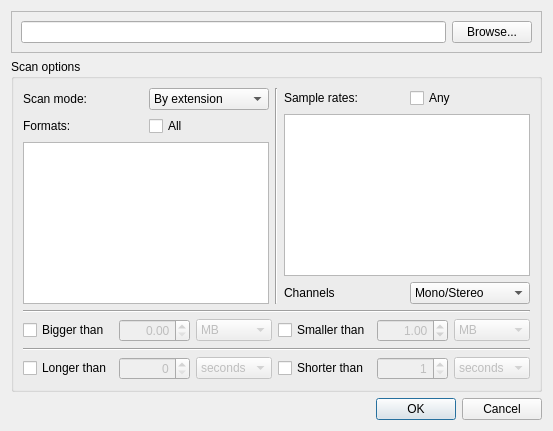
<?xml version="1.0" encoding="UTF-8"?>
<ui version="4.0">
 <class>Dialog</class>
 <widget class="QDialog" name="Dialog">
  <property name="geometry">
   <rect>
    <x>0</x>
    <y>0</y>
    <width>550</width>
    <height>431</height>
   </rect>
  </property>
  <property name="windowTitle">
   <string>Sample scan options</string>
  </property>
  <layout class="QGridLayout" name="gridLayout_2">
   <item row="0" column="0">
    <widget class="QFrame" name="dirNameFrame">
     <property name="frameShape">
      <enum>QFrame::StyledPanel</enum>
     </property>
     <property name="frameShadow">
      <enum>QFrame::Raised</enum>
     </property>
     <layout class="QGridLayout" name="gridLayout">
      <item row="0" column="1">
       <widget class="QPushButton" name="browseBtn">
        <property name="sizePolicy">
         <sizepolicy hsizetype="Maximum" vsizetype="Fixed">
          <horstretch>0</horstretch>
          <verstretch>0</verstretch>
         </sizepolicy>
        </property>
        <property name="text">
         <string>Browse...</string>
        </property>
       </widget>
      </item>
      <item row="0" column="0">
       <widget class="QLineEdit" name="dirPathEdit">
        <property name="readOnly">
         <bool>true</bool>
        </property>
       </widget>
      </item>
     </layout>
    </widget>
   </item>
   <item row="1" column="0">
    <widget class="QGroupBox" name="groupBox_2">
     <property name="title">
      <string>Scan options</string>
     </property>
     <layout class="QGridLayout" name="gridLayout_5">
      <item row="0" column="0">
       <layout class="QGridLayout" name="gridLayout_3">
        <item row="0" column="1">
         <widget class="QComboBox" name="scanModeCombo">
          <property name="currentIndex">
           <number>1</number>
          </property>
          <item>
           <property name="text">
            <string>All files (slower)</string>
           </property>
          </item>
          <item>
           <property name="text">
            <string>By extension</string>
           </property>
          </item>
         </widget>
        </item>
        <item row="0" column="0">
         <widget class="QLabel" name="label_3">
          <property name="text">
           <string>Scan mode:</string>
          </property>
         </widget>
        </item>
        <item row="2" column="0" colspan="2">
         <widget class="QListView" name="formatList">
          <property name="editTriggers">
           <set>QAbstractItemView::NoEditTriggers</set>
          </property>
         </widget>
        </item>
        <item row="1" column="0">
         <widget class="QLabel" name="label">
          <property name="text">
           <string>Formats:</string>
          </property>
         </widget>
        </item>
        <item row="1" column="1">
         <widget class="QCheckBox" name="allFormatsChk">
          <property name="text">
           <string>All</string>
          </property>
         </widget>
        </item>
       </layout>
      </item>
      <item row="0" column="1">
       <widget class="Line" name="line">
        <property name="orientation">
         <enum>Qt::Vertical</enum>
        </property>
       </widget>
      </item>
      <item row="0" column="2">
       <layout class="QGridLayout" name="gridLayout_4">
        <item row="2" column="0">
         <widget class="QLabel" name="label_4">
          <property name="text">
           <string>Channels</string>
          </property>
         </widget>
        </item>
        <item row="2" column="1">
         <widget class="QComboBox" name="channelsCombo">
          <item>
           <property name="text">
            <string>Mono/Stereo</string>
           </property>
          </item>
          <item>
           <property name="text">
            <string>Mono</string>
           </property>
          </item>
          <item>
           <property name="text">
            <string>Stereo</string>
           </property>
          </item>
         </widget>
        </item>
        <item row="1" column="0" colspan="2">
         <widget class="QListView" name="sampleRatesList"/>
        </item>
        <item row="0" column="0">
         <widget class="QLabel" name="label_2">
          <property name="text">
           <string>Sample rates:</string>
          </property>
         </widget>
        </item>
        <item row="0" column="1">
         <widget class="QCheckBox" name="allSampleRatesChk">
          <property name="text">
           <string>Any</string>
          </property>
         </widget>
        </item>
       </layout>
      </item>
      <item row="2" column="0" colspan="3">
       <layout class="QGridLayout" name="gridLayout_6">
        <property name="leftMargin">
         <number>0</number>
        </property>
        <property name="topMargin">
         <number>0</number>
        </property>
        <property name="rightMargin">
         <number>0</number>
        </property>
        <property name="bottomMargin">
         <number>0</number>
        </property>
        <item row="0" column="0">
         <widget class="QCheckBox" name="sizeBiggerChk">
          <property name="sizePolicy">
           <sizepolicy hsizetype="Maximum" vsizetype="Fixed">
            <horstretch>0</horstretch>
            <verstretch>0</verstretch>
           </sizepolicy>
          </property>
          <property name="text">
           <string>Bigger than</string>
          </property>
         </widget>
        </item>
        <item row="0" column="3">
         <widget class="QCheckBox" name="sizeSmallerChk">
          <property name="sizePolicy">
           <sizepolicy hsizetype="Maximum" vsizetype="Fixed">
            <horstretch>0</horstretch>
            <verstretch>0</verstretch>
           </sizepolicy>
          </property>
          <property name="text">
           <string>Smaller than</string>
          </property>
         </widget>
        </item>
        <item row="2" column="1">
         <widget class="QSpinBox" name="lengthLongerSpin">
          <property name="enabled">
           <bool>false</bool>
          </property>
          <property name="sizePolicy">
           <sizepolicy hsizetype="Ignored" vsizetype="Fixed">
            <horstretch>0</horstretch>
            <verstretch>0</verstretch>
           </sizepolicy>
          </property>
          <property name="alignment">
           <set>Qt::AlignRight|Qt::AlignTrailing|Qt::AlignVCenter</set>
          </property>
          <property name="maximum">
           <number>3600</number>
          </property>
         </widget>
        </item>
        <item row="2" column="0">
         <widget class="QCheckBox" name="lengthLongerChk">
          <property name="sizePolicy">
           <sizepolicy hsizetype="Maximum" vsizetype="Fixed">
            <horstretch>0</horstretch>
            <verstretch>0</verstretch>
           </sizepolicy>
          </property>
          <property name="text">
           <string>Longer than</string>
          </property>
         </widget>
        </item>
        <item row="0" column="5">
         <widget class="QComboBox" name="sizeSmallerCombo">
          <property name="enabled">
           <bool>false</bool>
          </property>
          <property name="sizePolicy">
           <sizepolicy hsizetype="Ignored" vsizetype="Fixed">
            <horstretch>0</horstretch>
            <verstretch>0</verstretch>
           </sizepolicy>
          </property>
          <item>
           <property name="text">
            <string>MB</string>
           </property>
          </item>
          <item>
           <property name="text">
            <string>KB</string>
           </property>
          </item>
          <item>
           <property name="text">
            <string>B</string>
           </property>
          </item>
         </widget>
        </item>
        <item row="2" column="3">
         <widget class="QCheckBox" name="lengthShorterChk">
          <property name="sizePolicy">
           <sizepolicy hsizetype="Maximum" vsizetype="Fixed">
            <horstretch>0</horstretch>
            <verstretch>0</verstretch>
           </sizepolicy>
          </property>
          <property name="text">
           <string>Shorter than</string>
          </property>
         </widget>
        </item>
        <item row="2" column="2">
         <widget class="QComboBox" name="lengthLongerCombo">
          <property name="enabled">
           <bool>false</bool>
          </property>
          <property name="sizePolicy">
           <sizepolicy hsizetype="Maximum" vsizetype="Fixed">
            <horstretch>0</horstretch>
            <verstretch>0</verstretch>
           </sizepolicy>
          </property>
          <property name="currentIndex">
           <number>1</number>
          </property>
          <item>
           <property name="text">
            <string>minutes</string>
           </property>
          </item>
          <item>
           <property name="text">
            <string>seconds</string>
           </property>
          </item>
         </widget>
        </item>
        <item row="2" column="4">
         <widget class="QSpinBox" name="lengthShorterSpin">
          <property name="enabled">
           <bool>false</bool>
          </property>
          <property name="sizePolicy">
           <sizepolicy hsizetype="Ignored" vsizetype="Fixed">
            <horstretch>0</horstretch>
            <verstretch>0</verstretch>
           </sizepolicy>
          </property>
          <property name="alignment">
           <set>Qt::AlignRight|Qt::AlignTrailing|Qt::AlignVCenter</set>
          </property>
          <property name="minimum">
           <number>1</number>
          </property>
          <property name="maximum">
           <number>3600</number>
          </property>
         </widget>
        </item>
        <item row="2" column="5">
         <widget class="QComboBox" name="lengthShorterCombo">
          <property name="enabled">
           <bool>false</bool>
          </property>
          <property name="sizePolicy">
           <sizepolicy hsizetype="Maximum" vsizetype="Fixed">
            <horstretch>0</horstretch>
            <verstretch>0</verstretch>
           </sizepolicy>
          </property>
          <property name="currentIndex">
           <number>1</number>
          </property>
          <item>
           <property name="text">
            <string>minutes</string>
           </property>
          </item>
          <item>
           <property name="text">
            <string>seconds</string>
           </property>
          </item>
         </widget>
        </item>
        <item row="0" column="2">
         <widget class="QComboBox" name="sizeBiggerCombo">
          <property name="enabled">
           <bool>false</bool>
          </property>
          <property name="sizePolicy">
           <sizepolicy hsizetype="Ignored" vsizetype="Fixed">
            <horstretch>0</horstretch>
            <verstretch>0</verstretch>
           </sizepolicy>
          </property>
          <item>
           <property name="text">
            <string>MB</string>
           </property>
          </item>
          <item>
           <property name="text">
            <string>KB</string>
           </property>
          </item>
          <item>
           <property name="text">
            <string>B</string>
           </property>
          </item>
         </widget>
        </item>
        <item row="1" column="0" colspan="6">
         <widget class="Line" name="line_3">
          <property name="orientation">
           <enum>Qt::Horizontal</enum>
          </property>
         </widget>
        </item>
        <item row="0" column="4">
         <widget class="QDoubleSpinBox" name="sizeSmallerSpin">
          <property name="enabled">
           <bool>false</bool>
          </property>
          <property name="sizePolicy">
           <sizepolicy hsizetype="Maximum" vsizetype="Fixed">
            <horstretch>0</horstretch>
            <verstretch>0</verstretch>
           </sizepolicy>
          </property>
          <property name="alignment">
           <set>Qt::AlignRight|Qt::AlignTrailing|Qt::AlignVCenter</set>
          </property>
          <property name="minimum">
           <double>0.010000000000000</double>
          </property>
          <property name="maximum">
           <double>1024.000000000000000</double>
          </property>
          <property name="value">
           <double>1.000000000000000</double>
          </property>
         </widget>
        </item>
        <item row="0" column="1">
         <widget class="QDoubleSpinBox" name="sizeBiggerSpin">
          <property name="enabled">
           <bool>false</bool>
          </property>
          <property name="sizePolicy">
           <sizepolicy hsizetype="Maximum" vsizetype="Fixed">
            <horstretch>0</horstretch>
            <verstretch>0</verstretch>
           </sizepolicy>
          </property>
          <property name="alignment">
           <set>Qt::AlignRight|Qt::AlignTrailing|Qt::AlignVCenter</set>
          </property>
          <property name="maximum">
           <double>1024.000000000000000</double>
          </property>
         </widget>
        </item>
       </layout>
      </item>
      <item row="1" column="0" colspan="3">
       <widget class="Line" name="line_2">
        <property name="orientation">
         <enum>Qt::Horizontal</enum>
        </property>
       </widget>
      </item>
     </layout>
    </widget>
   </item>
   <item row="2" column="0">
    <widget class="QDialogButtonBox" name="buttonBox">
     <property name="orientation">
      <enum>Qt::Horizontal</enum>
     </property>
     <property name="standardButtons">
      <set>QDialogButtonBox::Cancel|QDialogButtonBox::Ok</set>
     </property>
    </widget>
   </item>
  </layout>
 </widget>
 <resources/>
 <connections>
  <connection>
   <sender>buttonBox</sender>
   <signal>accepted()</signal>
   <receiver>Dialog</receiver>
   <slot>accept()</slot>
   <hints>
    <hint type="sourcelabel">
     <x>260</x>
     <y>424</y>
    </hint>
    <hint type="destinationlabel">
     <x>157</x>
     <y>274</y>
    </hint>
   </hints>
  </connection>
  <connection>
   <sender>buttonBox</sender>
   <signal>rejected()</signal>
   <receiver>Dialog</receiver>
   <slot>reject()</slot>
   <hints>
    <hint type="sourcelabel">
     <x>328</x>
     <y>424</y>
    </hint>
    <hint type="destinationlabel">
     <x>286</x>
     <y>274</y>
    </hint>
   </hints>
  </connection>
  <connection>
   <sender>sizeBiggerChk</sender>
   <signal>toggled(bool)</signal>
   <receiver>sizeBiggerCombo</receiver>
   <slot>setEnabled(bool)</slot>
   <hints>
    <hint type="sourcelabel">
     <x>58</x>
     <y>328</y>
    </hint>
    <hint type="destinationlabel">
     <x>270</x>
     <y>332</y>
    </hint>
   </hints>
  </connection>
  <connection>
   <sender>sizeSmallerChk</sender>
   <signal>toggled(bool)</signal>
   <receiver>sizeSmallerCombo</receiver>
   <slot>setEnabled(bool)</slot>
   <hints>
    <hint type="sourcelabel">
     <x>377</x>
     <y>328</y>
    </hint>
    <hint type="destinationlabel">
     <x>534</x>
     <y>332</y>
    </hint>
   </hints>
  </connection>
  <connection>
   <sender>lengthLongerChk</sender>
   <signal>toggled(bool)</signal>
   <receiver>lengthLongerSpin</receiver>
   <slot>setEnabled(bool)</slot>
   <hints>
    <hint type="sourcelabel">
     <x>86</x>
     <y>373</y>
    </hint>
    <hint type="destinationlabel">
     <x>184</x>
     <y>377</y>
    </hint>
   </hints>
  </connection>
  <connection>
   <sender>lengthLongerChk</sender>
   <signal>toggled(bool)</signal>
   <receiver>lengthLongerCombo</receiver>
   <slot>setEnabled(bool)</slot>
   <hints>
    <hint type="sourcelabel">
     <x>80</x>
     <y>373</y>
    </hint>
    <hint type="destinationlabel">
     <x>270</x>
     <y>377</y>
    </hint>
   </hints>
  </connection>
  <connection>
   <sender>lengthShorterChk</sender>
   <signal>toggled(bool)</signal>
   <receiver>lengthShorterSpin</receiver>
   <slot>setEnabled(bool)</slot>
   <hints>
    <hint type="sourcelabel">
     <x>378</x>
     <y>373</y>
    </hint>
    <hint type="destinationlabel">
     <x>448</x>
     <y>377</y>
    </hint>
   </hints>
  </connection>
  <connection>
   <sender>lengthShorterChk</sender>
   <signal>toggled(bool)</signal>
   <receiver>lengthShorterCombo</receiver>
   <slot>setEnabled(bool)</slot>
   <hints>
    <hint type="sourcelabel">
     <x>378</x>
     <y>373</y>
    </hint>
    <hint type="destinationlabel">
     <x>534</x>
     <y>377</y>
    </hint>
   </hints>
  </connection>
  <connection>
   <sender>sizeBiggerChk</sender>
   <signal>toggled(bool)</signal>
   <receiver>sizeBiggerSpin</receiver>
   <slot>setEnabled(bool)</slot>
   <hints>
    <hint type="sourcelabel">
     <x>104</x>
     <y>312</y>
    </hint>
    <hint type="destinationlabel">
     <x>146</x>
     <y>309</y>
    </hint>
   </hints>
  </connection>
  <connection>
   <sender>sizeSmallerChk</sender>
   <signal>toggled(bool)</signal>
   <receiver>sizeSmallerSpin</receiver>
   <slot>setEnabled(bool)</slot>
   <hints>
    <hint type="sourcelabel">
     <x>346</x>
     <y>319</y>
    </hint>
    <hint type="destinationlabel">
     <x>412</x>
     <y>317</y>
    </hint>
   </hints>
  </connection>
 </connections>
</ui>
